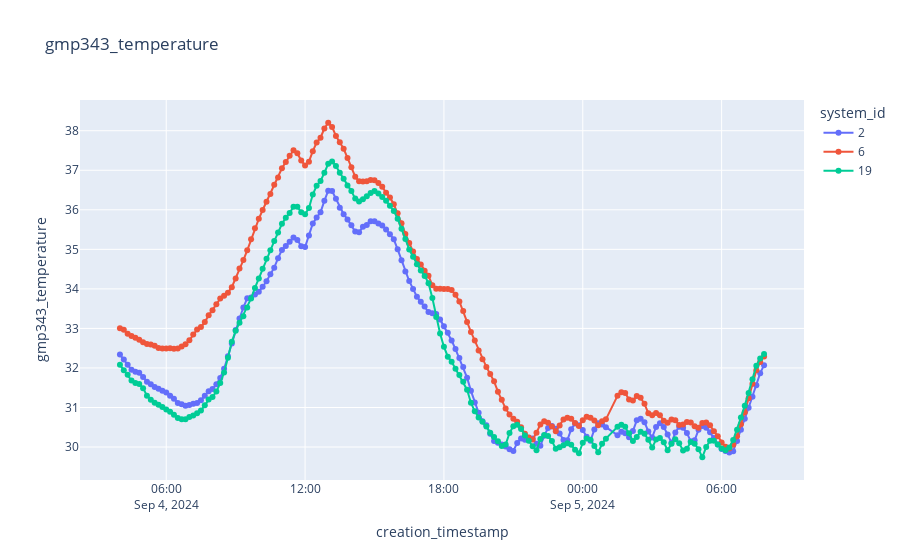

Write notebook code for a chart like this one.
### Code cell
plot_sensor_measurement(df,sensor_id,col_name="gmp343_temperature",filter=filter)

### Figure 1 — Plotly figure (JSON) as saved in the notebook; plotly's stock layout.template omitted (floating-point values rounded to 4 significant figures; data arrays with more than 128 entries replaced by an {"elided": "..."} marker saying what was removed)
{"data": [{"hovertemplate": "system_id=2<br>creation_timestamp=%{x}<br>gmp343_temperature=%{y}<extra></extra>", "legendgroup": "2", "line": {"color": "#636efa", "dash": "solid"}, "marker": {"symbol": "circle"}, "mode": "lines+markers", "name": "2", "orientation": "v", "showlegend": true, "type": "scatter", "x": {"elided": "166 str values"}, "xaxis": "x", "y": {"elided": "166 float values"}, "yaxis": "y"}, {"hovertemplate": "system_id=6<br>creation_timestamp=%{x}<br>gmp343_temperature=%{y}<extra></extra>", "legendgroup": "6", "line": {"color": "#EF553B", "dash": "solid"}, "marker": {"symbol": "circle"}, "mode": "lines+markers", "name": "6", "orientation": "v", "showlegend": true, "type": "scatter", "x": {"elided": "166 str values"}, "xaxis": "x", "y": {"elided": "166 float values"}, "yaxis": "y"}, {"hovertemplate": "system_id=19<br>creation_timestamp=%{x}<br>gmp343_temperature=%{y}<extra></extra>", "legendgroup": "19", "line": {"color": "#00cc96", "dash": "solid"}, "marker": {"symbol": "circle"}, "mode": "lines+markers", "name": "19", "orientation": "v", "showlegend": true, "type": "scatter", "x": {"elided": "166 str values"}, "xaxis": "x", "y": {"elided": "166 float values"}, "yaxis": "y"}], "layout": {"legend": {"title": {"text": "system_id"}, "tracegroupgap": 0}, "title": {"text": "gmp343_temperature"}, "xaxis": {"anchor": "y", "domain": [0, 1], "title": {"text": "creation_timestamp"}}, "yaxis": {"anchor": "x", "domain": [0, 1], "title": {"text": "gmp343_temperature"}}}}
